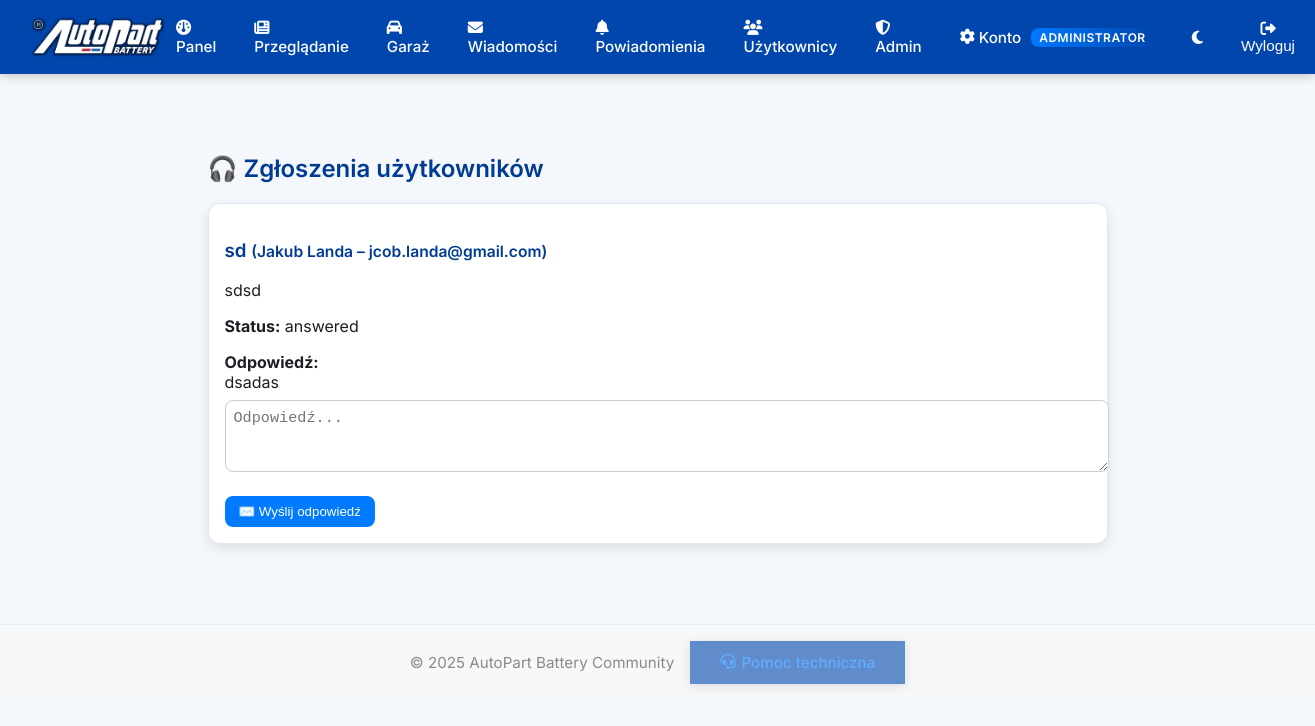
The app's page /support_admin.php (signed in) with its own data.
### tables this page shows
CREATE TABLE `support_tickets` (
  `id` int(11) NOT NULL,
  `user_id` int(11) NOT NULL,
  `subject` varchar(255) NOT NULL,
  `message` text NOT NULL,
  `admin_reply` text DEFAULT NULL,
  `status` enum('open','answered','closed') DEFAULT 'open',
  `created_at` datetime DEFAULT current_timestamp(),
  `updated_at` datetime DEFAULT current_timestamp() ON UPDATE current_timestamp()
);

CREATE TABLE `users` (
  `id` int(11) NOT NULL,
  `first_name` varchar(100) NOT NULL,
  `last_name` varchar(100) NOT NULL,
  `email` varchar(150) NOT NULL,
  `country_code` varchar(10) DEFAULT '+48',
  `phone` varchar(20) DEFAULT NULL,
  `address` varchar(255) DEFAULT NULL,
  `password` varchar(255) NOT NULL,
  `reset_token` varchar(255) DEFAULT NULL,
  `reset_expires` datetime DEFAULT NULL,
  `last_password_change` datetime DEFAULT NULL,
  `avatar` varchar(255) DEFAULT 'default-avatar.png',
  `bio` text DEFAULT NULL,
  `created_at` datetime DEFAULT current_timestamp(),
  `last_login` datetime DEFAULT NULL,
  `session_token` varchar(255) DEFAULT NULL,
  `role` enum('user','admin') DEFAULT 'user'
);

### support_admin.php (the view, shortened to what this page needs)
<?php
require 'config.php';
include 'includes/header.php';
$tickets = $db->query("
  SELECT s.*, u.first_name, u.last_name, u.email
  FROM support_tickets s
  JOIN users u ON s.user_id = u.id
  ORDER BY s.created_at DESC
")->fetchAll(PDO::FETCH_ASSOC);
?>
<section class="support-admin">
  <h1>🎧 Zgłoszenia użytkowników</h1>
  <?php foreach ($tickets as $t): ?>
    <div class="ticket card">
      <h3><?= htmlspecialchars($t['subject']) ?>
        <small>(<?= htmlspecialchars($t['first_name'].' '.$t['last_name']) ?> – <?= htmlspecialchars($t['email']) ?>)</small>
      </h3>
      <p><?= nl2br(htmlspecialchars($t['message'])) ?></p>
      <p><strong>Status:</strong> <?= $t['status'] ?></p>
      <?php if ($t['admin_reply']): ?>
        <div class="reply"><strong>Odpowiedź:</strong><br><?= nl2br(htmlspecialchars($t['admin_reply'])) ?></div>
      <?php endif; ?>
      <form method="post" class="reply-form">
        <textarea name="reply" placeholder="Odpowiedź..." required rows="3"></textarea>
        <button type="submit" class="btn">✉️ Wyślij odpowiedź</button>
      </form>
    </div>
  <?php endforeach; ?>
</section>
<?php include 'includes/footer.php'; ?>

### assets/style.css (style rules this page uses)
:root { --primary: #0046ad; --primary-dark: #003b93; --accent: #0078ff; --bg-light: #f4f7fb; --bg-dark: #0c1117; --card-light: #ffffff; --card-dark: #161b22; --text-light: #1b1f23; --text-dark: #e6edf3; --border-light: #e2e8f0; --border-dark: #2c2f33; --radius: 12px; --shadow: 0 4px 20px rgba(0,0,0,0.05); }
body { font-family: 'Inter', sans-serif; background: var(--bg-light); color: var(--text-light); margin: 0; transition: background 0.3s, color 0.3s; }
h1, h2, h3 { font-weight: 600; color: var(--primary-dark); }
.card { background: var(--card-light); border: 1px solid var(--border-light); border-radius: var(--radius); padding: 22px; box-shadow: var(--shadow); margin-bottom: 20px; transition: all 0.3s ease; }
button, .btn, .btn-small { display: inline-block; background: var(--accent); border: none; color: white; font-weight: 500; border-radius: 8px; padding: 10px 18px; cursor: pointer; text-decoration: none; text-align: center; transition: background 0.2s, transform 0.1s; }
input, select, textarea { width: 100%; padding: 10px; border: 1px solid var(--border-light); border-radius: 8px; font-size: 0.95rem; margin-bottom: 12px; background: var(--card-light); color: var(--text-light); }

### support_admin.php (style rules this page uses)
.support-admin { max-width: 900px; margin: 40px auto; padding: 0 20px; font-family: 'Inter', sans-serif; }
.ticket.card { margin-bottom:20px; background:#fff; border-radius:12px; padding:16px; box-shadow:0 4px 12px rgba(0,0,0,0.1); }
.reply-form textarea { width:100%; border-radius:8px; border:1px solid #ccc; padding:8px; margin-top:8px; }
.btn { background:#007bff; color:#fff; border:none; padding:8px 14px; border-radius:8px; cursor:pointer; margin-top:8px; }

### records on screen
support_tickets: subject "sd", user.last_name "Jakub Landa", user.email "jcob.landa@gmail.com", message "sdsd", status "answered", admin_reply "dsadas"
